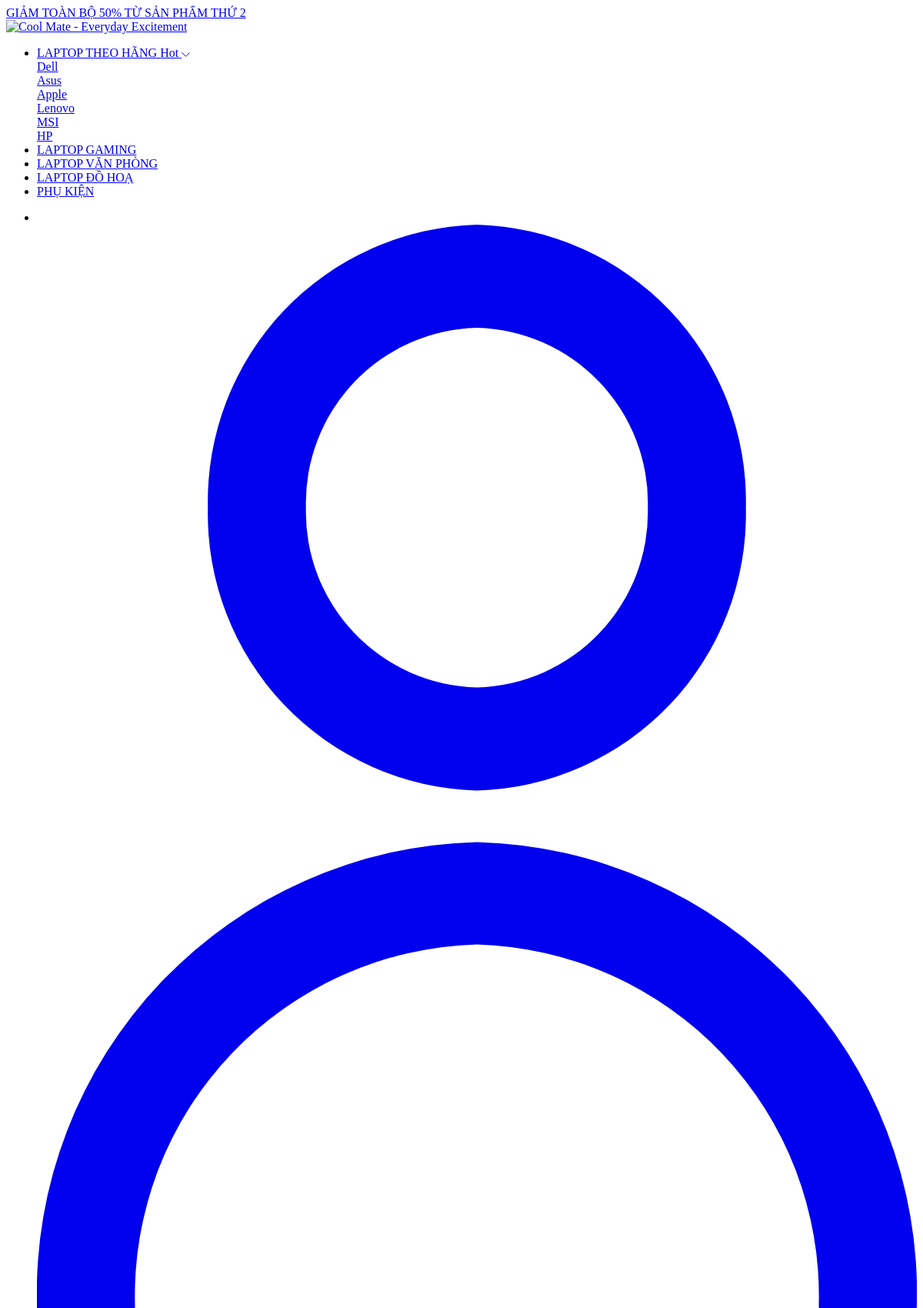
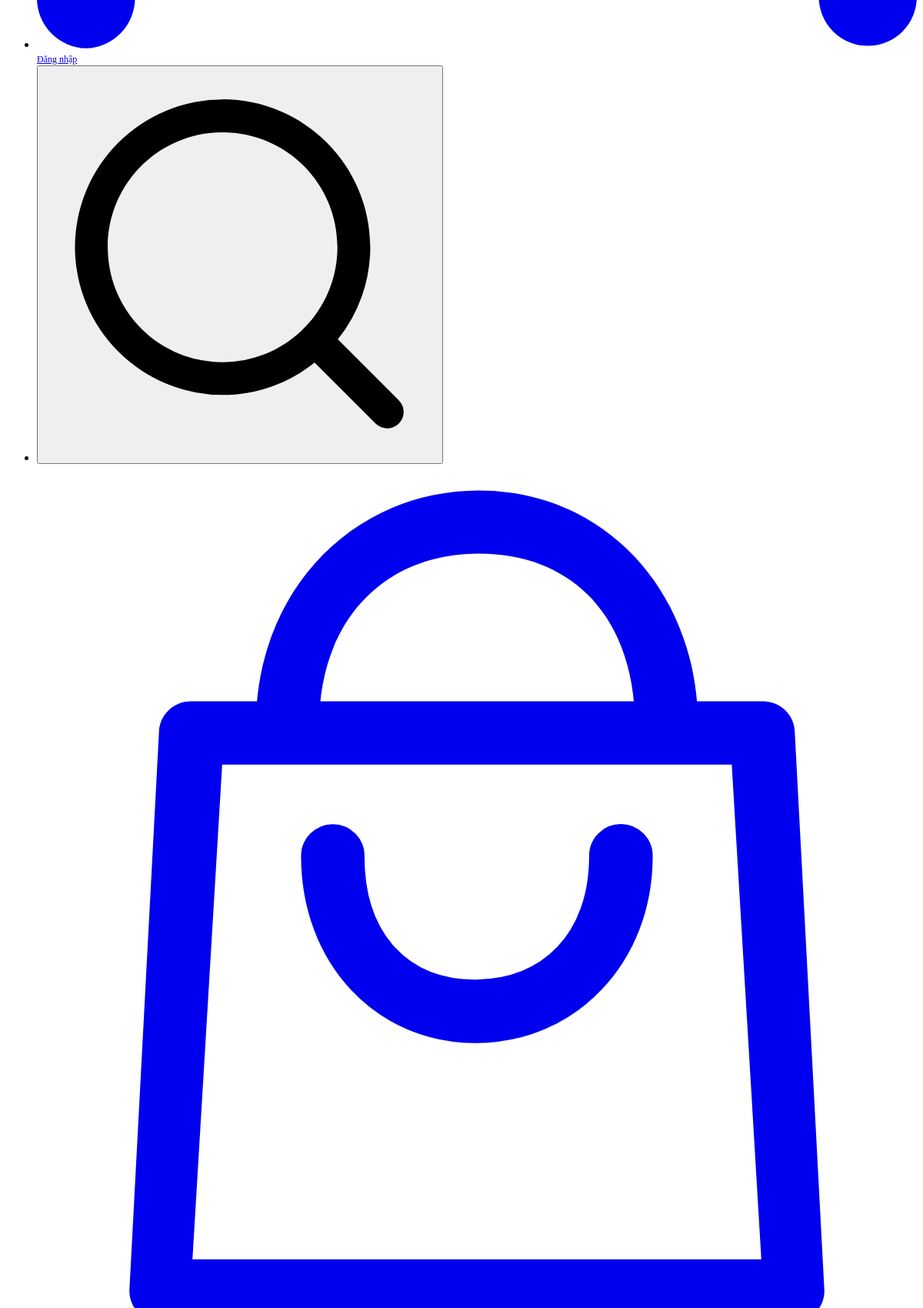
The page / (upper part) on the database its author committed (2 pictures, top to bottom).
### tables this page shows
CREATE TABLE `brand` (
  `idbrand` int(11) NOT NULL,
  `namebrand` varchar(255) NOT NULL,
  `logo` varchar(255) NOT NULL
);

CREATE TABLE `category` (
  `idcat` int(11) NOT NULL,
  `namecat` varchar(225) DEFAULT NULL,
  `thumbnailcat` varchar(255) NOT NULL,
  `descriptioncat` longtext NOT NULL
);

### view/common/home.php (called while the page is built)
<?php include_once('layout/header.php'); ?>
   <?php include_once('layout/main.php') ?>
   <?php include_once('layout/footer.php') ?>

### model/helper.php (called while the page is built, shortened)
<?php
class Helper
{
   public static function rewrite($text)
    {
    	$text = html_entity_decode(trim($text), ENT_QUOTES, 'UTF-8');
    	$text=str_replace(" ","-", $text);
        $text=str_replace("--","-", $text);
    	$text=str_replace("@","-",$text);
        $text=str_replace("/","-",$text);
    	$text=str_replace("\\","-",$text);
        $text=str_replace(":","",$text);
    	$text=str_replace("\"","",$text);
        $text=str_replace("'","",$text);
    	$text=str_replace("<","",$text);
        $text=str_replace(">","",$text);
    	$text=str_replace(",","",$text);
        $text=str_replace("?","",$text);
    	$text=str_replace(";","",$text);
        $text=str_replace(".","",$text);
    	$text=str_replace("[","",$text);
        $text=str_replace("]","",$text);
    	$text=str_replace("(","",$text);
        $text=str_replace(")","",$text);
    	$text=str_replace("́","", $text);
    	$text=str_replace("̀","", $text);
    	$text=str_replace("̃","", $text);
    	$text=str_replace("̣","", $text);
    	$text=str_replace("̉","", $text);
    	$text=str_replace("*","",$text);$text=str_replace("!","",$text);
    	$text=str_replace("$","-",$text);$text=str_replace("&","-and-",$text);
    	$text=str_replace("%","",$text);$text=str_replace("#","",$text);
    	$text=str_replace("^","",$text);$text=str_replace("=","",$text);
    	$text=str_replace("+","",$text);$text=str_replace("~","",$text);
    	$text=str_replace("`","",$text);$text=str_replace("--","-",$text);
    	$text = preg_replace("/(à|á|ạ|ả|ã|â|ầ|ấ|ậ|ẩ|ẫ|ă|ằ|ắ|ặ|ẳ|ẵ)/", 'a', $text);
    	$text = preg_replace("/(à|á|ạ|ả|ã|â|ầ|ấ|ậ|ẩ|ẫ|ă|ằ|ắ|ặ|ẳ|ẵ)/", 'a', $text);
    	$text = preg_replace("/(è|é|ẹ|ẻ|ẽ|ê|ề|ế|ệ|ể|ễ)/", 'e', $text);
    	$text = preg_replace("/(è|é|ẹ|ẻ|ẽ|ê|ề|ế|ệ|ể|ễ)/", 'e', $text);
    	$text = preg_replace("/(ì|í|ị|ỉ|ĩ)/", 'i', $text);
    	$text = preg_replace("/(ì|í|ị|ỉ|ĩ)/", 'i', $text);
    	$text = preg_replace("/(ò|ó|ọ|ỏ|õ|ô|ồ|ố|ộ|ổ|ỗ|ơ|ờ|ớ|ợ|ở|ỡ)/", 'o', $text);
    	$text = preg_replace("/(ò|ó|ọ|ỏ|õ|ô|ồ|ố|ộ|ổ|ỗ|ơ|ờ|ớ|ợ|ở|ỡ)/", 'o', $text);
    	$text = preg_replace("/(ù|ú|ụ|ủ|ũ|ư|ừ|ứ|ự|ử|ữ)/", 'u', $text);
    	$text = preg_replace("/(ù|ú|ụ|ủ|ũ|ư|ừ|ứ|ự|ử|ữ)/", 'u', $text);
    	$text = preg_replace("/(ỳ|ý|ỵ|ỷ|ỹ)/", 'y', $text);
    	$text = preg_replace("/(đ)/", 'd', $text);
    	$text = preg_replace("/(ỳ|ý|ỵ|ỷ|ỹ)/", 'y', $text);
    	$text = preg_replace("/(đ)/", 'd', $text);
    	$text = preg_replace("/(À|Á|Ạ|Ả|Ã|Â|Ầ|Ấ|Ậ|Ẩ|Ẫ|Ă|Ằ|Ắ|Ặ|Ẳ|Ẵ)/", 'A', $text);
    	$text = preg_replace("/(À|Á|Ạ|Ả|Ã|Â|Ầ|Ấ|Ậ|Ẩ|Ẫ|Ă|Ằ|Ắ|Ặ|Ẳ|Ẵ)/", 'A', $text);
    	$text = preg_replace("/(È|É|Ẹ|Ẻ|Ẽ|Ê|Ề|Ế|Ệ|Ể|Ễ)/", 'E', $text);
    	$text = preg_replace("/(È|É|Ẹ|Ẻ|Ẽ|Ê|Ề|Ế|Ệ|Ể|Ễ)/", 'E', $text);
    	$text = preg_replace("/(Ì|Í|Ị|Ỉ|Ĩ)/", 'I', $text);
    	$text = preg_replace("/(Ì|Í|Ị|Ỉ|Ĩ)/", 'I', $text);
    	$text = preg_replace("/(Ò|Ó|Ọ|Ỏ|Õ|Ô|Ồ|Ố|Ộ|Ổ|Ỗ|Ơ|Ờ|Ớ|Ợ|Ở|Ỡ)/", 'O', $text);
    	$text = preg_replace("/(Ò|Ó|Ọ|Ỏ|Õ|Ô|Ồ|Ố|Ộ|Ổ|Ỗ|Ơ|Ờ|Ớ|Ợ|Ở|Ỡ)/", 'O', $text);
    	$text = preg_replace("/(Ù|Ú|Ụ|Ủ|Ũ|Ư|Ừ|Ứ|Ự|Ử|Ữ)/", 'U', $text);
    	$text = preg_replace("/(Ù|Ú|Ụ|Ủ|Ũ|Ư|Ừ|Ứ|Ự|Ử|Ữ)/", 'U', $text);
    	$text = preg_replace("/(Ỳ|Ý|Ỵ|Ỷ|Ỹ)/", 'Y', $text);
    	$text = preg_replace("/(Đ)/", 'D', $text);
    	$text = preg_replace("/(Ỳ|Ý|Ỵ|Ỷ|Ỹ)/", 'Y', $text);
    	$text = preg_replace("/(Đ)/", 'D', $text);
    	$text=strtolower($text);
    	return $text;
    }
    public static function get_url($url = '')
    {
        $uri = filter_input(INPUT_SERVER, 'REQUEST_URI', FILTER_SANITIZE_STRING);
        $app_path = explode('/', $uri);
        return 'http://' . $_SERVER['HTTP_HOST'] . '/' . $app_path[1] . '/' . $url;
    }
}
class Database
{
    private static $dsn = 'mysql:host=localhost;dbname=demo';
    private static $username = "root";
    private static $password = "";
    private static $con = null;
    public static function db_connect()
    {
        try {
            if (is_null(self::$con)) {
                self::$con = new PDO(self::$dsn, self::$username, self::$password);
                self::$con->setAttribute(PDO::ATTR_ERRMODE, PDO::ERRMODE_WARNING);
            }
        } catch (PDOException $e) {
            $error_message = $e->getMessage();
            include_once '../errors/database_error.php';
        }
    }
    public static function db_get_list($sql = '')
    {
        if (!is_null(self::$con)) {
            $result = self::$con->prepare($sql);
            $result->execute();
            if ($result->rowCount() > 0) {
                $rows = $result->fetchAll();
                return $rows;
            }
        }
        return false;
    }
}
class category {
    private $idcat, $namecat, $thumbnailcat,$descriptioncat;
 public function getIdcat()
    {
        return $this->idcat;
    }
      public function setIdcat($idcat)
    {
        $this->idcat = $idcat;
        return $this;
    }
    public function getNamecat()
    {
        return $this->namecat;
    }
    public function setNamecat($namecat)
    {
        $this->namecat = $namecat;
        return $this;
    }
    public function setThumbnailCat($thumbnailcat)
    {
        return $this;
    }
    public function setDescriptioncat($descriptioncat)
    {
        return $this;
    }
}
class brand {
    private $idbrand,$namebrand,$logo;
    public function getNamebrand()
    {
       return $this->namebrand;
    }
    public function setNamebrand($namebrand)
    {
       $this->namebrand = $namebrand;
       return $this;
    }
    public function setIdbrand($idbrand)
    {
       return $this;
    }
    public function setLogo($logo)
    {
       return $this;
    }
}
class brandDB extends Database{
    public static function getBrand(){
        $sql = "select * from brand";
        if (!empty(self::db_get_list($sql))) {
            foreach (self::db_get_list($sql) as $row) {
                $br = new brand();
                $br->setIdbrand($row['idbrand']);
                $br->setNamebrand($row['namebrand']);
                $br->setLogo($row['logo']);
                $brs[] = $br;
            }
            return $brs;
        }
    }
}
class catDB extends Database{
    public static function getCat()
    {
        $sql = "select * from category";
        if (!empty(self::db_get_list($sql))) {
            foreach (self::db_get_list($sql) as $row) {
                $dm = new category();
                $dm->setIdcat($row['idcat']);
                $dm->setNamecat($row['namecat']);
               $dm->setDescriptioncat($row['descriptioncat']);
               $dm->setThumbnailCat($row['thumbnailcat']);
                $dms[] = $dm;
            }
            return $dms;
        }
    }
}
class Form_Authen{
    public static function is_login() {
        return false;
    }
}
?>

### index.php (shortened to what this page needs)
<?php
   include_once('model/helper.php');
?>
<?php
$view = filter_input(INPUT_GET, "v");
$action = filter_input(INPUT_GET, "a");
if (empty($view) || empty($action)) {
   $view = 'common';
   $action = 'home';
}
$path = 'view/' . $view . '/' . $action . '.php';
if (file_exists($path)) {
   include_once($path);
} else {
   header('Location:404.php');
}
?>

### layout/header.php (shortened to what this page needs)
<?php
$dms = CatDB::getCat();
$brs = brandDB::getBrand();
?>
<!doctype html>
<html lang="vi">
<head>
      <link href="https://www.coolmate.me/css/collection-page.css?v=3zkMlgocEM5wBpw7KF" rel="stylesheet" type="text/css">
<link href="https://www.coolmate.me/css/fonts.css?v=3zkMlgocEM5wBpw7KF"
      rel="stylesheet" type="text/css">
    <link href="https://www.coolmate.me/css/home.css?v=3zkMlgocEM5wBpw7KF" rel="stylesheet" type="text/css">
<link defer href="https://cdnjs.cloudflare.com/ajax/libs/slick-carousel/1.8.1/slick.min.css" rel="stylesheet"
      type="text/css">
    <link href="https://www.coolmate.me/css/fonts.css?v=8ITVD3F78UsUZ1kfXW"
          rel="stylesheet" type="text/css">
        <link href="https://www.coolmate.me/css/account-page.css?v=8ITVD3F78UsUZ1kfXW"
          rel="stylesheet" type="text/css">
    <link rel="stylesheet" type="text/css"
          href="https://www.coolmate.me/css/vendors/daterangepicker.min.css?v=8ITVD3F78UsUZ1kfXW"/>
    <link href="https://cdn.jsdelivr.net/npm/select2@4.1.0-rc.0/dist/css/select2.min.css" rel="stylesheet"/>
    <link defer href="https://cdnjs.cloudflare.com/ajax/libs/slick-carousel/1.8.1/slick.min.css" rel="stylesheet"
          type="text/css">
</head>
<body class="home-page  ">
    <div class="site-wrapper has-topbar" id="site-wrapper">
        <div class="site-header">
            <div class="site-topbar" style="z-index: 1"><a href="https://www.coolmate.me/page/chinh-sach-1010">GIẢM TOÀN BỘ 50% TỪ SẢN PHẨM THỨ 2 </a></div>
            <div class="site-header__wrapper">
                <div class="container">
                    <div class="site-header__inner">
                        <div class="site-header__logo">
                            <a href="trang-chu.html">
                        <img src="https://mcdn.coolmate.me/image/June2021/logo-coolmate_fm.png"
                             alt="Cool Mate - Everyday Excitement">
                    </a>
                        </div>
                        <div class="site-header__menu">
                            <div class="site-nav">
                                <ul class="no-style">
                                    <li class="site-nav__item site-nav__item--has-sub mobile--hidden">
                                        <a href="/collection/ao-thun-nam?sort=bestseller">
                LAPTOP THEO HÃNG
                <span class="new">Hot</span>
                <span class="site-nav__toggle"><svg xmlns="http://www.w3.org/2000/svg" width="10.855" height="5.906" viewBox="0 0 10.855 5.906">
    <path id="Path_114" d="M1112.81 1192.869l5.077 4.714 4.778-4.714" fill="none" stroke="currentColor" stroke-linecap="round" data-name="Path 114" transform="translate(-1112.31 -1192.369)"/>
</svg></span>
            </a>
                                        <div class="site-megamenu">
                                            <div class="site-megamenu__container">
                                                <div class="site-megamenu__row">
                                                <?php
  if (!empty($brs)):
    foreach ($brs as $br):
  ?>
                                                    <div class="site-megamenu__column">
                                                        <a href="<?php echo Helper::get_url('laptop-theo-hang/'.$br->getNamebrand()); ?>" class="megamenu" style="min-width: 160px">
                                <div class="megamenu__title">
                                    <span class="megamenu__text">
                                    <?php echo $br->getNamebrand(); ?>
                                    </span>
                                </div>
                            </a>
                                                    </div>
                                                    <?php endforeach; endif; ?>
                                                </div>
                                            </div>
                                        </div>
                                    </li>
                                    <?php
  if (!empty($dms)):
    foreach ($dms as $dm):
?>
                                    <li class="site-nav__item site-nav__item--has-sub mobile--hidden">
                                        <a href="<?php echo Helper::get_url('danh-muc/'.$dm->getIdcat().'/'.Helper::rewrite($dm->getNamecat())); ?>"> <span style="text-transform: uppercase"><?php echo $dm->getNamecat(); ?></span></a>
                                    </li>
                                    <?php endforeach; endif; ?>
                                </ul>
                            </div>
                        </div>
                        <ul class="no-style site-header__tools">
                            <li class="desk--hidden large--hidden">
                            </li>
                            <?php if (!Form_Authen::is_login()) : ?>
                                <li class="user-menu">
                                    <a href="<?php echo Helper::get_url('?c=login') ?>" class="site-header__user">
                                        <span>
                                        </span>
                                        <span class="site-header__coolclub" style="white-space: nowrap;font-size: 12px;bottom: 6px;">Đăng nhập</span>
                                    </a>
                                </li>
                            <?php endif; ?>
                            <li>
                                <button class="site-header__search">
                        </button>
                            </li>
                            <li class="site-header__mini-cart">
                                <a href="<?php echo Helper::get_url('?c=cart')?>" class="site-header__cart site-header__cart--active">
                            <span>
                            </span>
                        </a>
                            </li>
                        </ul>
                    </div>
                </div>
            </div>
        </div>

### layout/main.php
<?php
  $content = Helper::input_value('c');
  if(!empty($content))
  {
     switch($content)
     {
         case "register":
            include_once("view/register/register.php");
            break;
        case "login":
            include_once("view/login/login.php");
                break;
        case "logout":
            include_once("view/login/logout.php");
                break;
        case "info":
            include_once("view/account/info.php");
                break;
        case "home":
            include_once("view/homepage/home.php");
                break;
        case "detail":
            include_once("view/product/detail.php");
                break;
        case "listprd":
            include_once("view/product/list.php");
                break;
        case "cart":
            include_once("view/cart/cart.php");
                break;
        case "orders":
            include_once("view/orders/orders.php");
                break;
        case "order_detail":
            include_once("view/orders/order_detail.php");
                break;
     }
  }
  else
      include_once("view/homepage/home.php");
?>
<head><title><?php if(!empty($title)){echo $title;}?></title></head>

### layout/footer.php (shortened to what this page needs)
    </div>
</body>
</html>

### rows shown on the page
brand: namebrand "Dell"
brand: namebrand "Asus"
brand: namebrand "Apple"
brand: namebrand "Lenovo"
brand: namebrand "MSI"
brand: namebrand "HP"
category: namecat "LAPTOP GAMING"
category: namecat "LAPTOP VĂN PHÒNG"
category: namecat "LAPTOP ĐỒ HOẠ"
category: namecat "PHỤ KIỆN"
